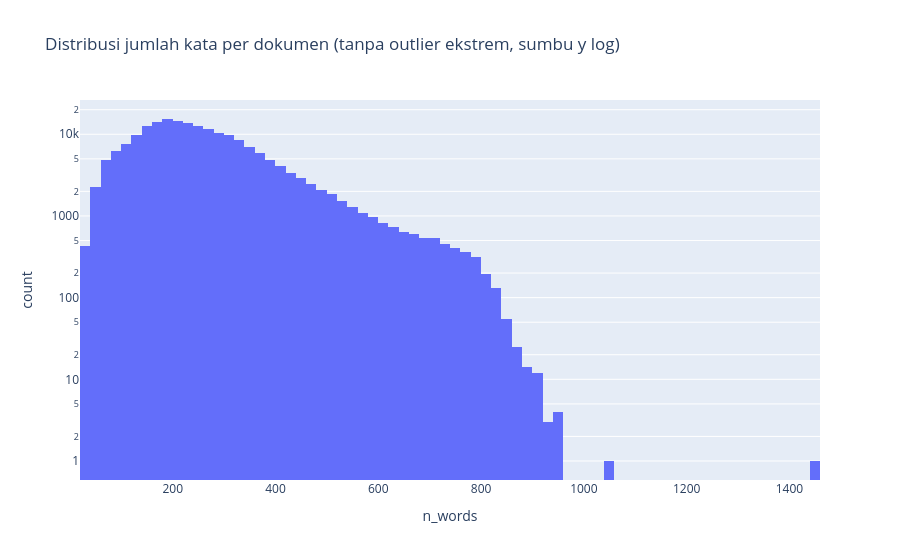

Here is the notebook cell this chart was saved with:
### Code cell
h = lf.filter(~pl.col("is_outlier_len")).select("n_words").collect()
h = h.sample(min(200_000, h.height), seed=42)
fig4 = px.histogram(h, x="n_words", nbins=80, log_y=True,
                    title="Distribusi jumlah kata per dokumen (tanpa outlier ekstrem, sumbu y log)")
save(fig4, "04_distribusi_panjang")

### Figure 1 — Plotly figure (JSON) as saved in the notebook; plotly's stock layout.template omitted (floating-point values rounded to 4 significant figures; data arrays with more than 128 entries replaced by an {"elided": "..."} marker saying what was removed)
{"data": [{"bingroup": "x", "hovertemplate": "n_words=%{x}<br>count=%{y}<extra></extra>", "legendgroup": "", "marker": {"color": "#636efa", "pattern": {"shape": ""}}, "name": "", "nbinsx": 80, "orientation": "v", "showlegend": false, "type": "histogram", "x": {"elided": "200000 int values"}, "xaxis": "x", "yaxis": "y"}], "layout": {"barmode": "relative", "legend": {"tracegroupgap": 0}, "title": {"text": "Distribusi jumlah kata per dokumen (tanpa outlier ekstrem, sumbu y log)"}, "xaxis": {"anchor": "y", "domain": [0, 1], "title": {"text": "n_words"}}, "yaxis": {"anchor": "x", "domain": [0, 1], "title": {"text": "count"}, "type": "log"}}}
